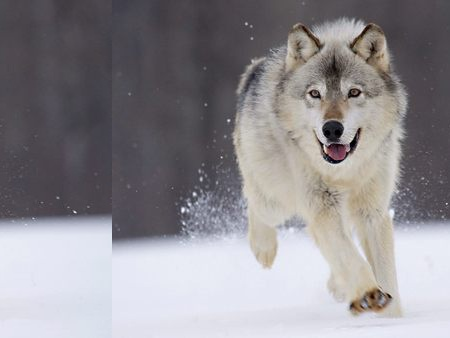
#> input picture streamLitHelp/images/horizontal/ILSVRC2012_val_00001172.JPEG, 450 x 338 px
$ jupyter execute --allow-errors visualization.ipynb
#> lines starting #> are read from the running program, lines starting #| are printed output that depends on the picture
# Occlusion Heat Maps

[cell 1]
from torchvision import transforms
from torchvision.models import vgg16, resnet152, alexnet
import torch

import os
import json
from PIL import Image
import numpy as np

[cell 2]
labels = json.load(open('./data/imagenet/ILSVRC/Data/CLS-LOC/val_10p/imagnet_classes.json'))
#> (reads imagnet_classes.json from the repository)

#> (a cell that did not finish here is left out)

#> (a cell that did not finish here is left out)

[cell 5]
image_name = 'ILSVRC2012_val_00001172.JPEG'
# i1 = './data/imagenet/ILSVRC/Data/CLS-LOC/val_10p/images/'+image_name
i1 = './streamLitHelp/images/horizontal/' + image_name
l1 = int(labels[image_name.split('.')[0]])

[cell 6]
print(i1, l1)

#> (a cell that did not finish here is left out)

#> (a cell that did not finish here is left out)

#> (a cell that did not finish here is left out)

[cell 10]
import matplotlib.pyplot as plt
import numpy as np
#> (the rest of this cell did not finish here and is left out)

[cell 11]
import cv2
#> (the rest of this cell did not finish here and is left out)

#> (a cell that did not finish here is left out)

#> (a cell that did not finish here is left out)

[cell 14]
image_name = image_name.split('.')[0]
fig, axs = plt.subplots(1, 1, figsize=(10,10))
#> (the rest of this cell did not finish here and is left out)

# GradCAM

[cell 15]
import torch
from torch.autograd import Function as TorchFunc
import numpy as np
from PIL import Image


import torchvision
import matplotlib
import matplotlib.pyplot as plt
import numpy as np
from torchvision.models import vgg16, resnet152, alexnet
from torchvision import transforms

import os
import json
from PIL import Image
import numpy as np
plt.rcParams['figure.figsize'] = (10.0, 8.0) # set default size of plots
plt.rcParams['image.interpolation'] = 'nearest'
plt.rcParams['image.cmap'] = 'gray'

[cell 16]
class CustomReLU(TorchFunc):
    """
    Define the custom change to the standard ReLU function necessary to perform guided backpropagation.
    We have already implemented the forward pass for you, as this is the same as a normal ReLU function.
    """

    # [20 lines left out: functions forward, backward, not called in this run]
        ##############################################################################
        #                             END OF YOUR CODE                               #
        ##############################################################################


class GradCam:
    # [101 lines left out: functions guided_backprop, grad_cam, rescale, not called in this run]

[cell 17]
# [9 lines left out: function preprocess, not called in this run]

#> (a cell that did not finish here is left out)

[cell 19]
image_name = 'ILSVRC2012_val_00001172.JPEG'
# i1 = './data/imagenet/ILSVRC/Data/CLS-LOC/val_10p/images/'+image_name
i1 = './streamLitHelp/images/horizontal//' + image_name
l1 = int(labels[image_name.split('.')[0]])

img = Image.open(i1).resize((224, 224))
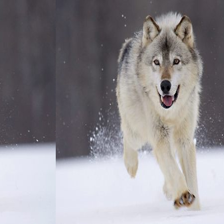
#> img: PIL image 224x224 RGB; mean R, G, B 142.8, 139.6, 144
X = np.expand_dims(np.array(img), axis = 0)
y = np.array([int(labels[image_name.split('.')[0]])])
class_names = json.load(open('./class_names.json'))
#> (reads class_names.json from the repository)

# FOR THIS SECTION ONLY, we need to use gradients. We introduce a new model we will use explicitly for GradCAM for this.
#> (the rest of this cell did not finish here and is left out)
